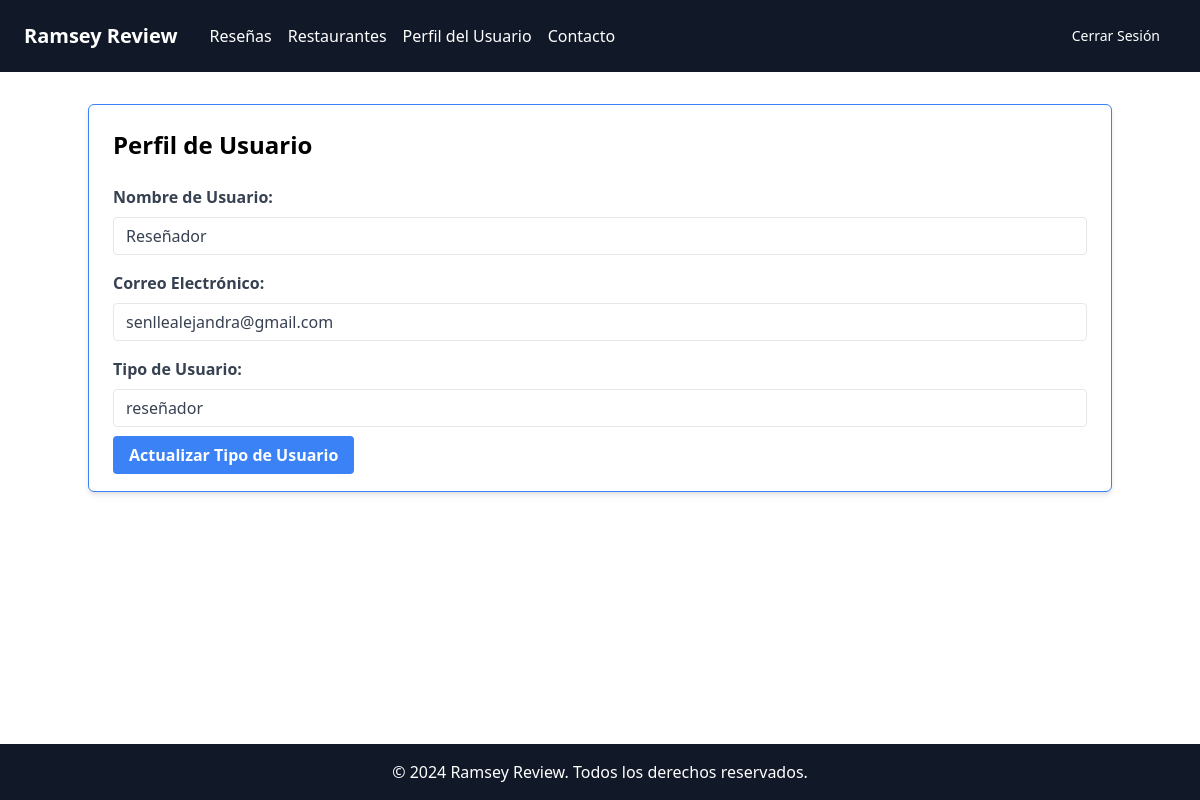
/perfil/ (signed in), run on the app's committed database.
### apps/customUser/models.py (models this page shows, shortened)
class CustomUser(AbstractUser):
    USER_TYPE_CHOICES = (
        ('reseñador', 'reseñador'),
        ('observador', 'observador'),
    )
    user_type = models.CharField(max_length=20, choices=USER_TYPE_CHOICES, default='observador')

### apps/customUser/views.py (the view)
# urls.py: path('', Perfil.as_view(), name='perfil'),
class Perfil(LoginRequiredMixin, DetailView):
    model = CustomUser
    template_name = 'perfil.html'
    def get_object(self):
        return self.request.user

### apps/customUser/templates/perfil.html (shortened to what this page needs)
{% extends 'base.html' %}
{% block content %}
<div class="container mx-auto mt-8">
    <div class="bg-white shadow-md rounded-md overflow-hidden border border-blue-500 p-6">
        <h2 class="text-2xl font-bold mb-6">Perfil de Usuario</h2>
        <div class="mb-4">
            <label class="block text-gray-700 font-bold mb-2">Nombre de Usuario:</label>
            <p class="appearance-none border rounded w-full py-2 px-3 text-gray-700 leading-tight focus:outline-none focus:shadow-outline">{{ user.username }}</p>
        </div>
        <div class="mb-4">
            <label class="block text-gray-700 font-bold mb-2">Correo Electrónico:</label>
            <p class="appearance-none border rounded w-full py-2 px-3 text-gray-700 leading-tight focus:outline-none focus:shadow-outline">{{ user.email }}</p>
        </div>
        <div class="mb-4">
            <label class="block text-gray-700 font-bold mb-2">Tipo de Usuario:</label>
            <p class="appearance-none border rounded w-full py-2 px-3 text-gray-700 leading-tight focus:outline-none focus:shadow-outline">{{ user.get_user_type_display }}</p>
        </div>
        <a href="{% url 'update_user_type' %}" class="bg-blue-500 hover:bg-blue-700 text-white font-bold py-2 px-4 rounded">
            Actualizar Tipo de Usuario
        </a>
    </div>
</div>
{% endblock %}

### data on the page
CustomUser: username "Reseñador", email "senllealejandra@gmail.com", user_type "reseñador"
